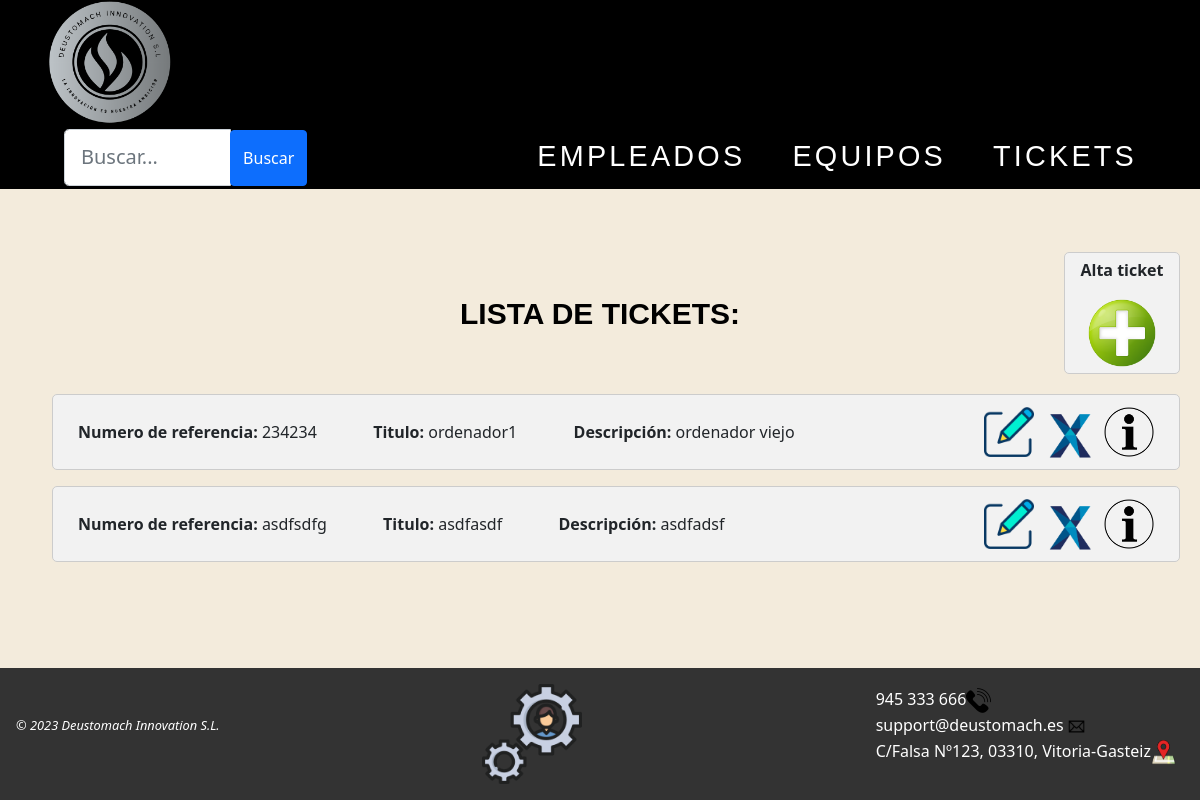
The app's page /AppWeb/listadoTickets/ with its own data.
### AppWeb/models.py (models this page shows, shortened)
class Ticket(models.Model):
    nref = models.CharField(max_length = 20, unique=True)
    titulo = models.CharField(max_length = 10)
    descripcion = models.CharField(max_length = 50)
    fechaApertura = models.DateField(null=True, blank=True)
    fechaResolucion = models.DateField(null=True, blank=True)
    nivelUrgencia = models.ForeignKey('NivelUrgencia', on_delete=models.CASCADE) # relación one-to-many para seleccionar el nivel de urgencia
    tipo = models.ForeignKey('TipoTicket', on_delete=models.CASCADE) # relación one-to-many para seleccionar el tipo de ticket
    estado = models.ForeignKey('EstadoTicket', on_delete=models.CASCADE) # relación one-to-many para seleccionar el estado del ticket
    empleado = models.ForeignKey('Empleado', on_delete=models.CASCADE, default="") # relación one-to-many, un ticket solo es atendido por un empleado
    equipo = models.ForeignKey('Equipo', on_delete=models.CASCADE, default="") # relación one-to-many, un ticket solo puede tener un equipo
    comentarios = models.CharField(max_length = 40)

### AppWeb/views.py (the view)
# urls.py: path('AppWeb/listadoTickets/', views.ListaTicket.as_view(), name='listado-ticket'),
class ListaTicket(ListView):
    model = Ticket
    template_name = 'listadoTickets.html'
    context_object_name = 'tickets'
    def get_queryset(self):
        queryset = super().get_queryset()
        busqueda = self.request.GET.get("buscar")
        if busqueda:
            queryset = queryset.filter(
                Q(nref__icontains=busqueda) |
                Q(titulo__icontains=busqueda) |
                Q(descripcion__icontains=busqueda)
            ).distinct()
        return queryset

### AppWeb/Templates/listadoTickets.html (shortened to what this page needs)
{% extends "homeTickets.html" %}
{% load static %}
{% block contenido %}
<div class="contenido">
    <div id="totalalta">
        <div id="titulos">
            <h1>LISTA DE TICKETS:</h1>
        </div>
        <div id="mas">
            <p><b>Alta ticket</b></p>
            <a href="{% url 'gestion:crear-ticket' %}"><img class="centrado" src="{% static 'images/añadirusr.png' %}"
                    width="70px" title="Crear un empleado nuevo"></a>
        </div>
    {% if object_list %}
        {% for ti in object_list %}
        <ul>
            <div class="objetos">
                <b>Numero de referencia: </b>{{ti.nref}}</span> &emsp;&emsp;&emsp;
                <b>Titulo: </b>{{ti.titulo}}</span> &emsp;&emsp;&emsp;
                <b>Descripción: </b>{{ti.descripcion}}</span>
                <a id="objetos1" href="{% url 'gestion:detalle-ticket' ti.id %}"><img src="{% static 'images/info.png' %}"  title="Pulsa para ver los detalles del ticket" width="50px"></a>
                <a id="objetos1" href="{% url 'gestion:borrar-ticket' ti.id %}"><img src="{% static 'images/delete.png' %}" title="Haz clic para eliminar al ticket" width="50px"></a>
                <a id="objetos1" href="{% url 'gestion:modificar-ticket' ti.id %}"><img src="{% static 'images/editar.png' %}" title="Haz clic para editar este ticket" width="50px" ></a>
            </div>
        </ul>
        {% endfor %}
    {% else %}
        <h1>No hay tickets disponibles</h1>
    {% endif %}
</div>
{% endblock %}

### AppWeb/static/css/Estilo.css (style rules this page uses)
img { max-width: 100%; height: auto; }
body { background-color: #f3ebdc; position: relative; display: flex; flex-direction: column; min-height: 100vh; }
#totalalta { display: inline; margin-top: auto; }
#titulos { margin-top: 40px; margin-bottom: -100px; }
#mas { margin-left: auto; margin-right: 0; margin-bottom: 20px; padding: 5px; background-color: #f2f2f2; border-radius: 5px; border: 1px solid #ccc; max-width: 10%; text-align: center; }
.contenido { margin: 0 auto; max-width: 1400px; padding: 20px; }
h1 { font-weight: 700; color: black; font-family: sans-serif; font-size: 30px; text-align: center; margin-bottom: 20px; }
#objetos1 { margin-left: 10px; margin-top: -13px; float: right; }
.objetos { justify-content: space-between; background-color: #f2f2f2; padding: 25px; border-radius: 5px; border: 1px solid #ccc; }
a { color: white; text-decoration: none; }

### records on screen
Ticket: nref "234234", titulo "ordenador1", descripcion "ordenador viejo"
Ticket: nref "asdfsdfg", titulo "asdfasdf", descripcion "asdfadsf"
